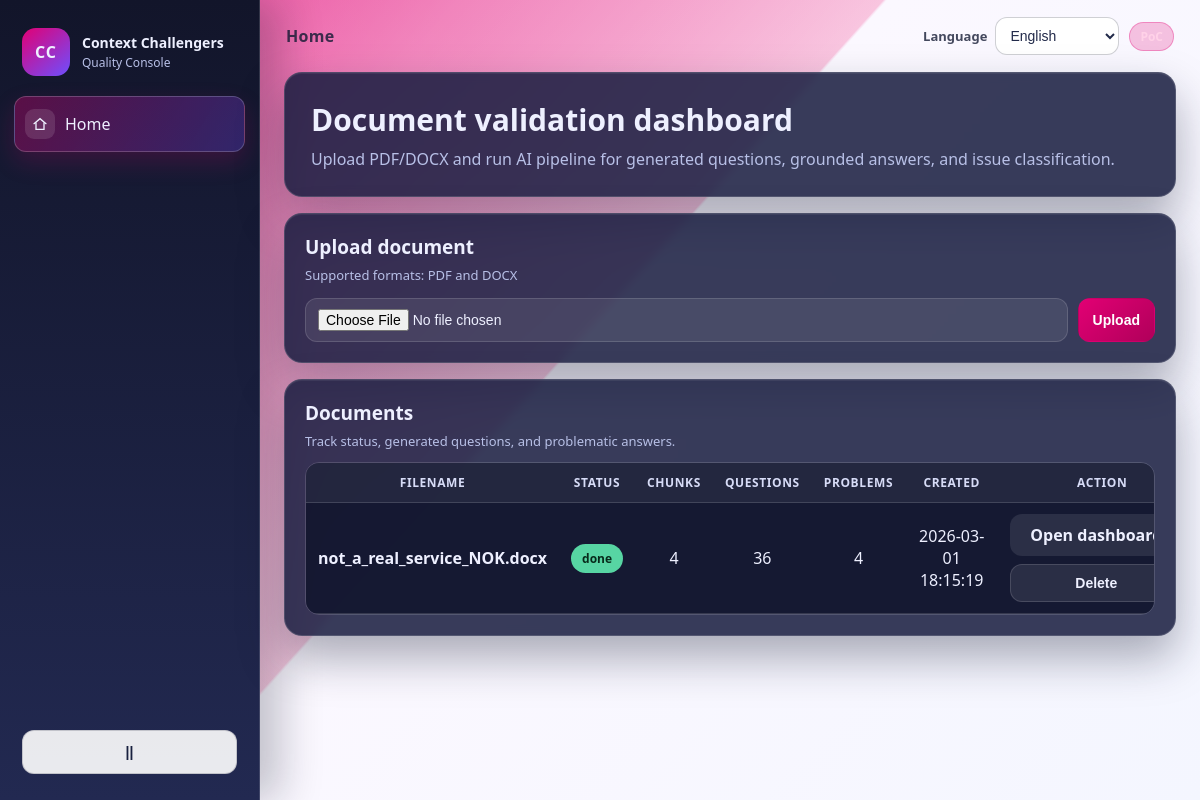
The page / on the database its author committed.
### tables this page shows
CREATE TABLE i18n_translations (
              lang TEXT NOT NULL,
              key TEXT NOT NULL,
              value TEXT NOT NULL,
              PRIMARY KEY (lang, key)
            );

CREATE TABLE documents (
              id TEXT PRIMARY KEY,
              filename TEXT NOT NULL,
              content_type TEXT NOT NULL,
              created_at TEXT NOT NULL,
              status TEXT NOT NULL,
              raw_text TEXT,
              refined_text TEXT
            , selected_qa_mode TEXT NOT NULL DEFAULT 'baseline');

### app/main.py (the view)
@app.get("/")
def home(request: Request):
    docs = list_documents()
    logger.info("Home dashboard loaded | documents=%s", len(docs))
    return _render_template("index.html", request, {"documents": docs})

### app/templates/index.html (shortened to what this page needs)
<!doctype html>
<html lang="en">
  <head>
    <link rel="stylesheet" href="/static/app.css" />
  </head>
  <body class="page-home">
    <div class="app-shell">
      <aside class="sidebar" id="sidebar">
        <div class="sidebar-head">
          <div class="logo-box">CC</div>
          <div class="brand-copy">
            <p class="brand-title">Context Challengers</p>
            <p class="brand-subtitle">Quality Console</p>
          </div>
        </div>
        <nav class="side-nav">
          <a class="nav-link active" href="/">
            <span class="nav-icon" aria-hidden="true">
              <svg viewBox="0 0 24 24" class="nav-icon-svg">
                <path d="M3 11.5L12 4l9 7.5" fill="none" stroke="currentColor" stroke-width="2" stroke-linecap="round" />
                <path d="M6 10.5V20h12v-9.5" fill="none" stroke="currentColor" stroke-width="2" stroke-linecap="round" />
              </svg>
            </span>
            <span class="nav-text">{{ tr.get('common.home', 'Home') }}</span>
          </a>
        </nav>
        <div class="sidebar-foot">
          <button class="nav-toggle" id="navToggle" type="button" aria-label="Toggle sidebar">||</button>
        </div>
      </aside>
      <div class="main-area">
        <header class="topbar">
          <p class="topbar-title">{{ tr.get('common.home', 'Home') }}</p>
          <div class="topbar-right">
            <form method="get" class="lang-form">
              <label for="langSelectHome">{{ tr.get('common.language', 'Language') }}</label>
              <select id="langSelectHome" name="lang" onchange="this.form.submit()">
                {% for code, label in languages.items() %}
                  <option value="{{ code }}" {% if code == lang %}selected{% endif %}>{{ label }}</option>
                {% endfor %}
              </select>
            </form>
            <span class="pill">{{ tr.get('common.poc', 'PoC') }}</span>
          </div>
        </header>
        <main class="container">
          <section class="hero card">
            <div>
              <h1>{{ tr.get('home.title', 'Document validation dashboard') }}</h1>
              <p>{{ tr.get('home.subtitle', 'Upload PDF/DOCX and run AI pipeline for generated questions, grounded answers, and issue classification.') }}</p>
            </div>
          </section>
          <section class="panel card">
            <div class="panel-head">
              <h2>{{ tr.get('home.upload_title', 'Upload document') }}</h2>
              <p>{{ tr.get('home.upload_subtitle', 'Supported formats: PDF and DOCX') }}</p>
            </div>
            <form class="upload-form" action="/upload" method="post" enctype="multipart/form-data">
              <input
                type="file"
                name="file"
                accept=".pdf,.docx,application/pdf,application/vnd.openxmlformats-officedocument.wordprocessingml.document"
                required
              />
              <button type="submit" class="btn btn-primary">{{ tr.get('home.upload_btn', 'Upload') }}</button>
            </form>
          </section>
          <section class="panel card">
            <div class="panel-head">
              <h2>{{ tr.get('home.docs_title', 'Documents') }}</h2>
              <p>{{ tr.get('home.docs_subtitle', 'Track status, generated questions, and problematic answers.') }}</p>
            </div>
            <div class="table-wrap">
              <table class="docs-table">
                <thead>
                  <tr>
                    <th>{{ tr.get('home.filename', 'Filename') }}</th>
                    <th>{{ tr.get('common.status', 'Status') }}</th>
                    <th>{{ tr.get('home.chunks', 'Chunks') }}</th>
                    <th>{{ tr.get('home.questions', 'Questions') }}</th>
                    <th>{{ tr.get('home.problems', 'Problems') }}</th>
                    <th>{{ tr.get('common.created', 'Created') }}</th>
                    <th>{{ tr.get('common.action', 'Action') }}</th>
                  </tr>
                </thead>
                <tbody>
                  {% for doc in documents %}
                    <tr>
                      <td class="filename">{{ doc.filename }}</td>
                      <td><span class="badge badge-{{ doc.status }}">{{ doc.status }}</span></td>
                      <td>{{ doc.chunk_count }}</td>
                      <td>{{ doc.question_count }}</td>
                      <td>{{ doc.problematic_count }}</td>
                      <td>{{ doc.created_at[:19].replace('T', ' ') if doc.created_at else '-' }}</td>
                      <td>
                        <div style="display:flex; gap:8px; flex-wrap:wrap;">
                          <a class="btn btn-secondary" href="/documents/{{ doc.id }}">{{ tr.get('home.open_dashboard', 'Open dashboard') }}</a>
                          <form action="/documents/{{ doc.id }}/delete" method="post" onsubmit="return confirm('Delete this job and all related runs/results?');">
                            <button type="submit" class="btn btn-secondary">Delete</button>
                          </form>
                        </div>
                      </td>
                    </tr>
                  {% endfor %}
                </tbody>
              </table>
            </div>
          </section>
        </main>
      </div>
    </div>
  </body>
</html>

### rows shown on the page
i18n_translations: get "Home"
i18n_translations: get "Language"
i18n_translations: get "Document validation dashboard"
i18n_translations: get "Upload PDF/DOCX and run AI pipeline for generated questions, grounded answers, and issue classification."
i18n_translations: get "Upload document"
i18n_translations: get "Supported formats: PDF and DOCX"
i18n_translations: get "Upload"
i18n_translations: get "Documents"
i18n_translations: get "Track status, generated questions, and problematic answers."
i18n_translations: get "FILENAME"
i18n_translations: get "STATUS"
i18n_translations: get "CHUNKS"
i18n_translations: get "QUESTIONS"
i18n_translations: get "PROBLEMS"
i18n_translations: get "CREATED"
i18n_translations: get "ACTION"
documents: filename "not_a_real_service_NOK.docx", status "done", chunk_count "4", question_count "36", problematic_count "4", created_at "2026-03-01 18:15:19"
i18n_translations: get "Open…"

### other values the page prints
form field lang "English"
